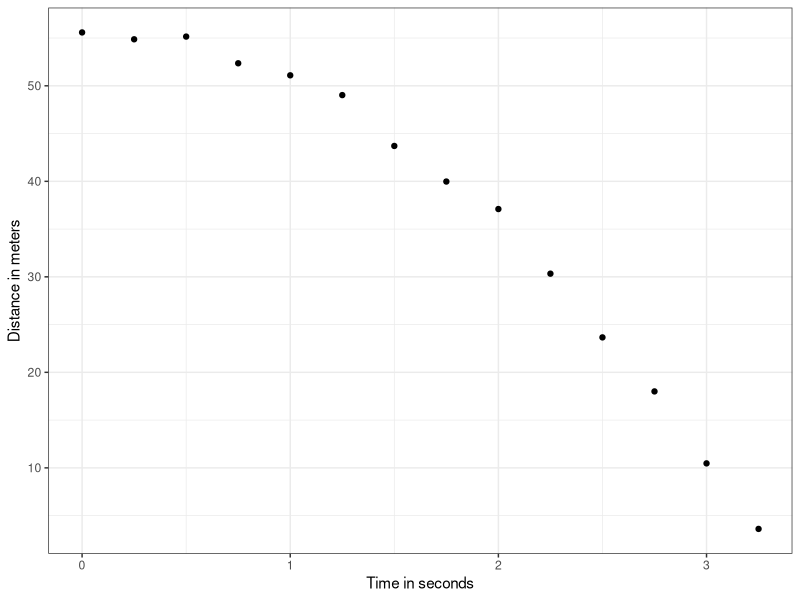
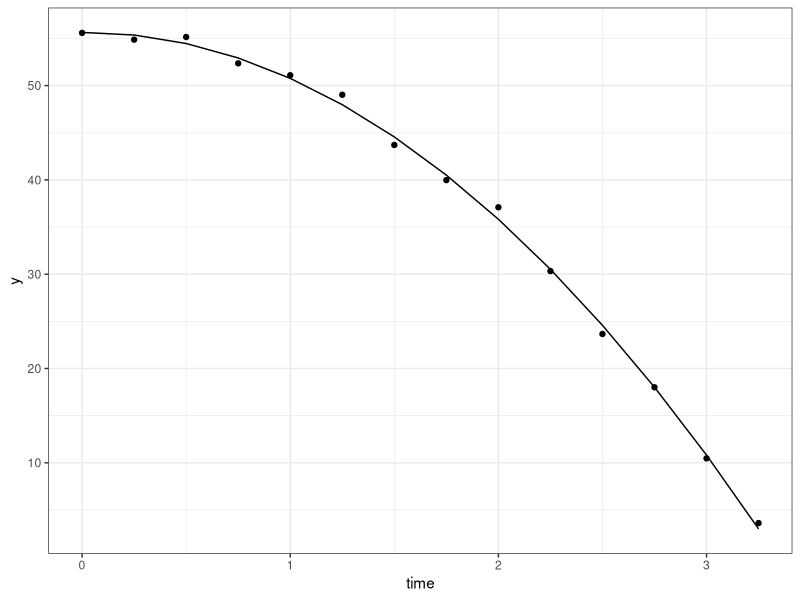

Reproduce these figures in R, in order.
# -----------------------------------------------------------
#
# Measurement Error Models
#
# -----------------------------------------------------------

# Set up
library(tidyverse)
library(tidyr)
library(dslabs)
library(dplyr)
library(broom)
library(ggplot2)
ds_theme_set()

falling_object <- rfalling_object()

# Up until now, all our linear regression examples have been applied to two or
# more random variables. We assume the pairs are bivariate normal and use this
# to motivate a linear model. This approach covers most of real life examples
# where linear regression is used. The other major application comes from
# measurement error models.

# In these applications, it is common to have a nonrandom covariates, such as
# time. And randomness is introduced from measurement error, rather than
# sampling or natural variability. To understand these models, we're going to
# use a motivation example related to physics. Imagine you are Galileo in the
# 16th century trying to describe the velocity of a falling object. An assistant
# climbs the Tower of Pisa and drops a ball. While several other assistants
# record the position at different times. The falling object data set contains
# an example of what that data would look like.

falling_object %>%
  ggplot(aes(time, observed_distance)) +
  geom_point() +
  ylab("Distance in meters") +
  xlab("Time in seconds")

# The assistant hands the data to Galileo and this is what he sees. He uses
# ggplot to make a plot. Here we see the distance in meters that has dropped on
# the y-axis and time on the x-axis. Galileo does not know the exact equation,
# but from data exploration, by looking at the plot, he deduces that the
# position should follow a parabola, which we can write like this.

# f(x) = Bo + B1x + B2x^2

# The data does not fall exactly on a parabola, but Galileo knows that this is
# due to measurement error. His helpers make mistakes when measuring the
# distance the ball has fallen. To account for this, we write this model.

# Yi = Bo + B1xi + B2x^2i + Ei, i = 1, .... n

# Here, y represents the distance the ball is dropped in meters. Xi represents
# time in seconds. And epsilon represents measurement error. The measurement
# error is assumed to be random, independent from each other and having the same
# distribution from each i. We also assume that there is no bias, which means
# that the expected value of epsilon is 0. Note that this is a linear model
# because it is a linear combination of known quantities. X and x squared are
# known and unknown parameters, the betas. Unlike our previous example, the x's
# are fixed quantities. This is just time. We're not conditioning. Now to pose a
# new physical theory and start making predictions about other falling objects,
# Galileo needs actual numbers, rather than the unknown parameters. The LSE
# squares estimates seem like a reasonable approach. So how do we find the LSE
# squares estimates? Note that the LSE calculations do not require the errors to
# be approximately normal. The lm( ) function will find the betas that minimize
# the residual sum of squares, which is what we want. So we use this code to
# obtain our estimated parameters.

fit <- falling_object %>%
  mutate(y = observed_distance,time_sq = time^2)  %>%
  lm(y ~ time + time_sq, data = .)
tidy(fit)
#          term   estimate std.error   statistic      p.value
# 1 (Intercept) 56.4275647 0.6650355  84.8489541 7.595719e-17
# 2        time -0.3331966 0.9502214  -0.3506516 7.324728e-01
# 3     time_sq -4.9094298 0.2818953 -17.4157911 2.344819e-09

# To check if the estimated parabola fits the data, the broom function augment()
# lets us do this easily. Using this code, we can make the following plot.

augment(fit) %>%
  ggplot() +
  geom_point(aes(time, y)) +
  geom_line(aes(time, .fitted))

# Note that the predicted values go right through the points. Now, thanks to my
# high school physics teacher, I know that the equation for the trajectory of a
# falling object is the following.

# d = h0 + v0t - 0.5 x 9.8t^2

# With h0 and v0, the starting height and starting velocity respectively. The
# data we use follow this equation and added measurement error to simulate an
# observation. Dropping the ball, that means the starting velocity is 0 because
# we start just by dropping it from the Tower of Pisa, which has a height of
# about 56.67 meters. These known quantities are consistent with the parameters
# that we estimated, which we can see using the tidy function. Here they are.

tidy(fit, conf.int = TRUE)
#          term   estimate std.error   statistic      p.value  conf.low conf.high
# 1 (Intercept) 56.4275647 0.6650355  84.8489541 7.595719e-17 54.963832 57.891298
# 2        time -0.3331966 0.9502214  -0.3506516 7.324728e-01 -2.424620  1.758227
# 3     time_sq -4.9094298 0.2818953 -17.4157911 2.344819e-09 -5.529877 -4.288982

# The Tower of Pisa height is within the confidence interval for beta 0. The
# initial velocity of 0 is in the confidence interval for beta 1. Note that the
# p value is larger than 0.05, which means we wouldn't reject the hypothesis
# that the starting velocity is 0. And finally, the acceleration constant is in
# the confidence intervals for negative 2 times beta 2.
